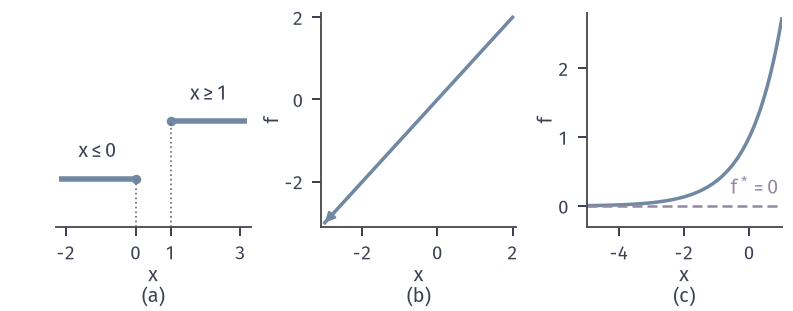

The Python source for this figure:
from pathlib import Path
import sys
ROOT = next(p for p in Path(__file__).resolve().parents if (p/'build.sh').is_file() and (p/'tex/book.tex').is_file())
sys.path.insert(0, str(ROOT/'figures/00-shared/mathematical-preliminaries-upper/00-shared/comprehension-figures'))
from support import figure, save, BLUE, GREEN, YELLOW, RED, PURPLE, INK, MUTED, GRID, BLUE_FILL, GREEN_FILL, YELLOW_FILL, RED_FILL, PURPLE_FILL
import numpy as np
HERE = Path(__file__).resolve().parent
STROKE = '#4C4D4F'
def panel(fig, left, right, top, bottom, wspace):
    fig.set_layout_engine(None)
    fig.subplots_adjust(left=left, right=right, top=top, bottom=bottom, wspace=wspace)
def tags(fig, axes):
    for ax, s in zip(axes, ('(a)', '(b)', '(c)', '(d)')):
        p = ax.get_position(); fig.text((p.x0+p.x1)/2, .015, s, ha='center', va='bottom')

# 三种没有最优解的方式：不可行、无下界、下确界未达到。
fig, axes = figure(width_mm=112, height_mm=44, ncols=3)
panel(fig, .07, .985, .955, .27, .36)
a = axes[0]
a.plot([-2.2, 0], [.28,.28], color=BLUE, lw=2.2, solid_capstyle='butt')
a.plot([1, 3.2], [.62,.62], color=BLUE, lw=2.2, solid_capstyle='butt')
a.plot([0],[.28],'o',ms=3.8,color=BLUE,mew=0); a.plot([1],[.62],'o',ms=3.8,color=BLUE,mew=0)
a.vlines([0,1],0,[.28,.62],color=MUTED,lw=.7,ls=':')
a.text(-1.1,.38,r'$x\leq 0$',ha='center',va='bottom'); a.text(2.1,.72,r'$x\geq 1$',ha='center',va='bottom')
a.set_xlim(-2.3,3.3); a.set_ylim(0,1.25); a.set_yticks([]); a.set_xticks([-2,0,1,3]); a.spines['left'].set_visible(False)
a.set_xlabel('$x$',labelpad=1)
b = axes[1]; x = np.linspace(-3,2,50)
b.plot(x,x,color=BLUE,lw=1.4)
b.annotate('',xy=(-3,-3),xytext=(-1.8,-1.8),arrowprops=dict(arrowstyle='-|>',color=BLUE,lw=1.0,mutation_scale=8,shrinkA=0,shrinkB=0))
b.set_xlim(-3.1,2.1); b.set_ylim(-3.1,2.1); b.set_xticks([-2,0,2]); b.set_yticks([-2,0,2]); b.set_xlabel('$x$',labelpad=1); b.set_ylabel('$f$',labelpad=1)
c = axes[2]; x = np.linspace(-5,1,200)
c.plot(x,np.exp(x),color=BLUE,lw=1.4)
c.axhline(0,color=PURPLE,lw=1.0,ls=(0,(4,2)))
c.text(.9,.12,r'$f^*=0$',color=PURPLE,ha='right',va='bottom')
c.set_xlim(-5,1); c.set_ylim(-.3,2.8); c.set_xticks([-4,-2,0]); c.set_yticks([0,1,2]); c.set_xlabel('$x$',labelpad=1); c.set_ylabel('$f$',labelpad=1)
tags(fig, axes)
save(fig, HERE, 'figure', {'a':'x<=0 and x>=1','b':'f(x)=x','c':'f(x)=exp(x)'})
